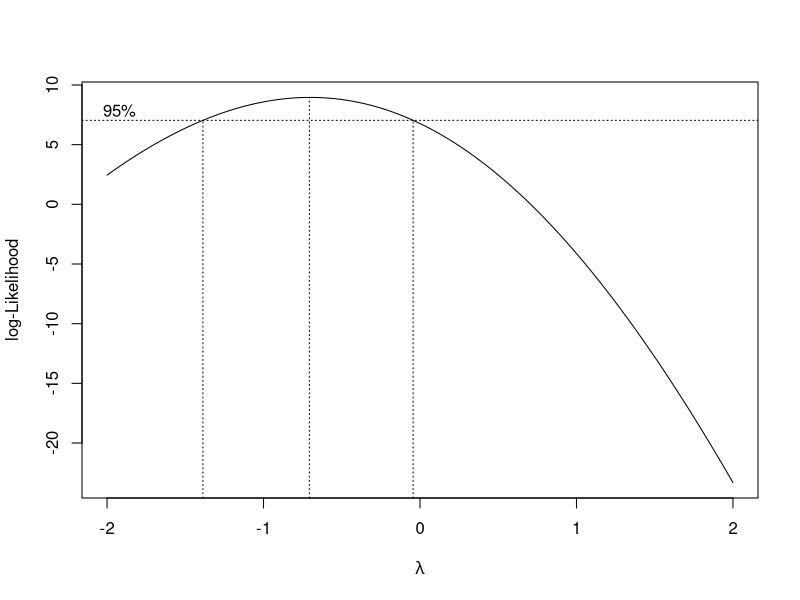
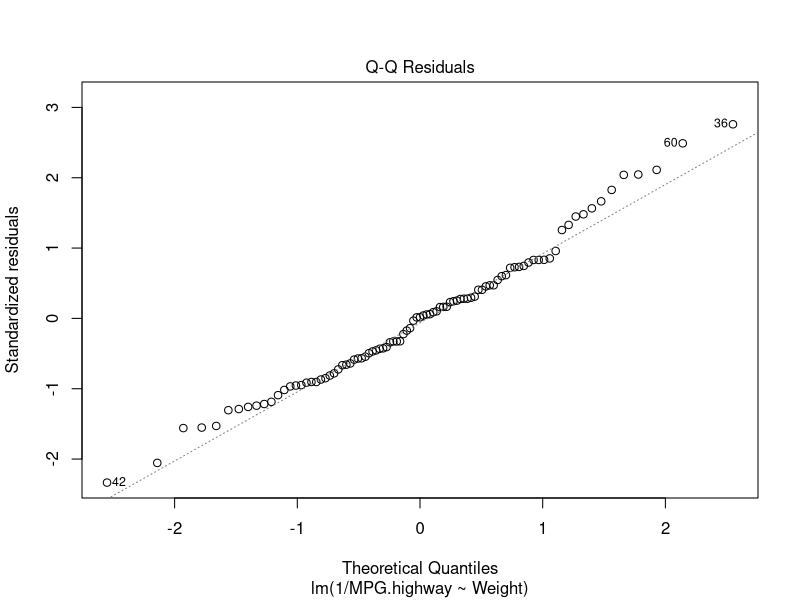
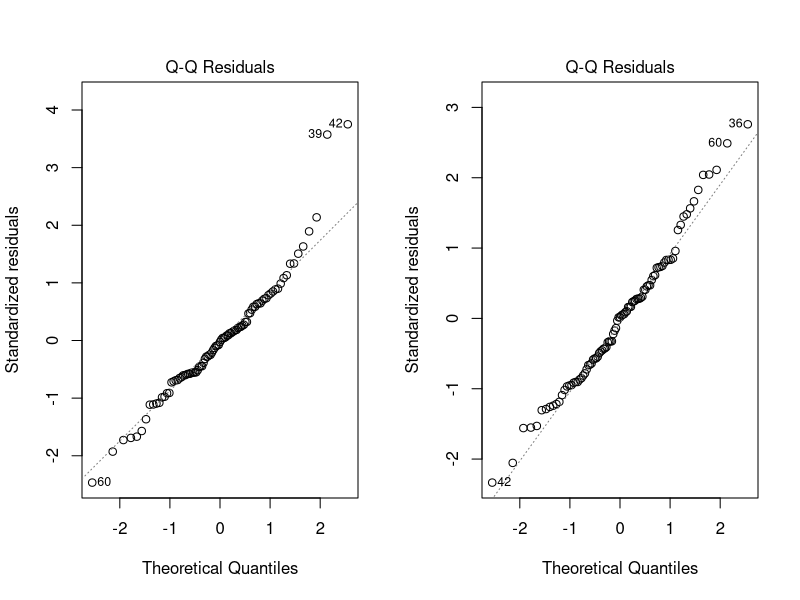
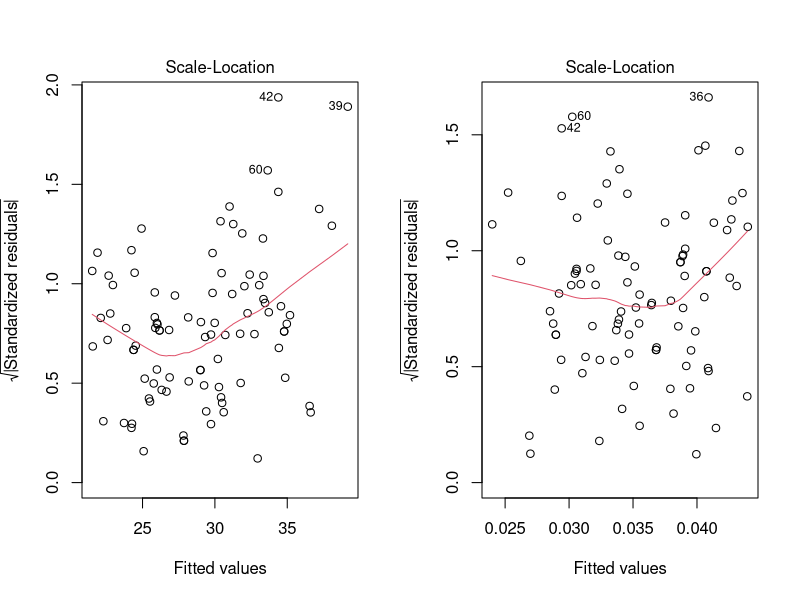

Generate these figures, in order, with R:
## ---- chunk 1
knitr::opts_chunk$set(echo = TRUE)
## ---- chunk 2
library(MASS)
#Cars93 data MPG.highway(Y), Weight(X)
#1. Diagnostic of predictor variables
attach(Cars93)
fit=lm(MPG.highway~Weight)
bc=boxcox(fit)#in library(MASS)
#find lambda
bc$x[which.max(bc$y)]
## ---- chunk 3
fit2=lm(1/MPG.highway~Weight)
plot(fit2,which=2)
par(mfrow=c(1,2))
plot(fit,which=2)
plot(fit2,which=2)

shapiro.test(fit$residuals) #before
shapiro.test(fit2$residuals) #after 
## ---- chunk 4
library(zoo)
library(lmtest)

par(mfrow=c(1,2))
plot(fit, which=3)
plot(fit2,which=3) 

bptest(MPG.highway~Weight)
bptest(1/MPG.highway~Weight)
## ---- chunk 5
pred=predict(fit2,newdata=data.frame(Weight=2000),int="prediction",level=0.95)
pred
1/pred
